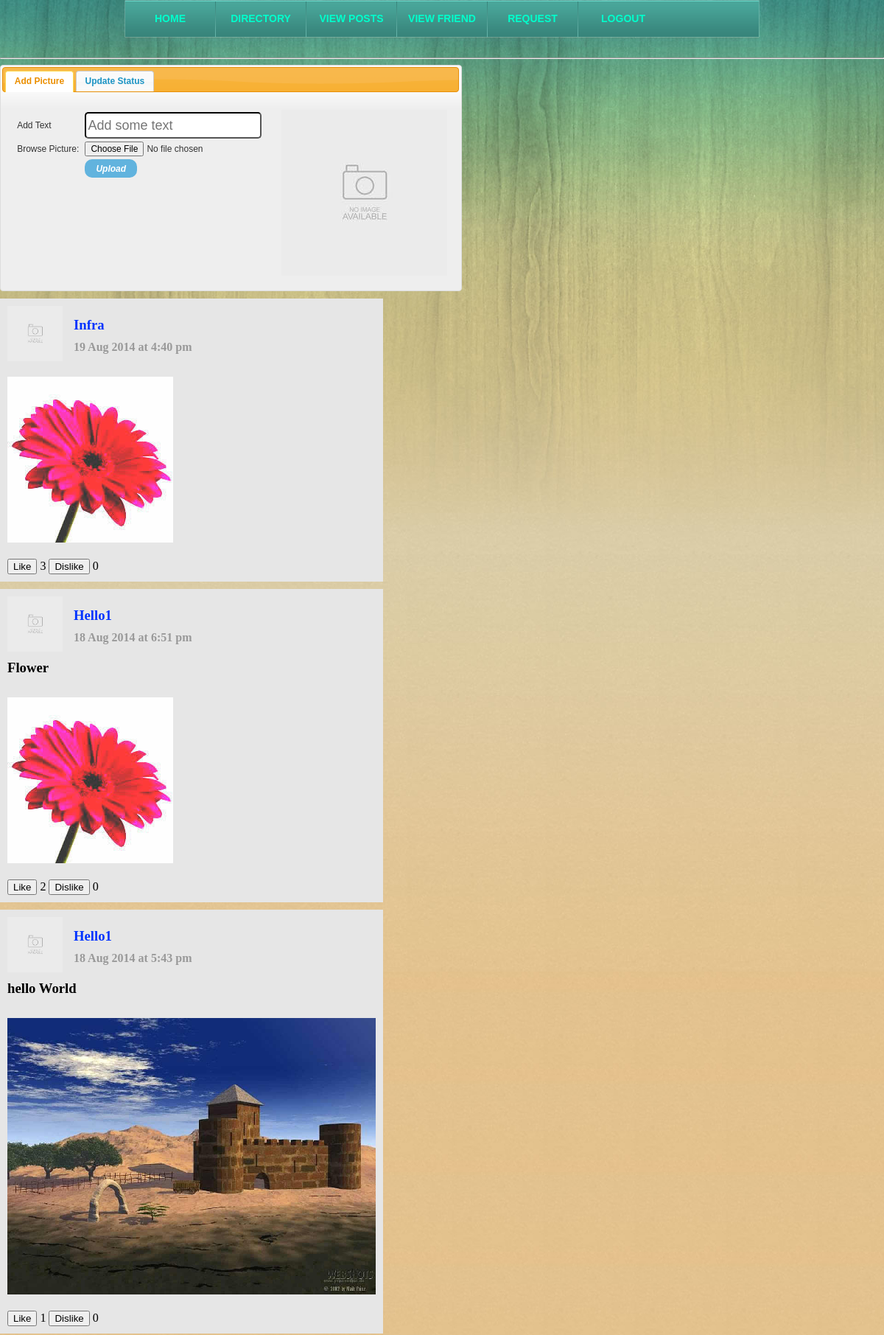
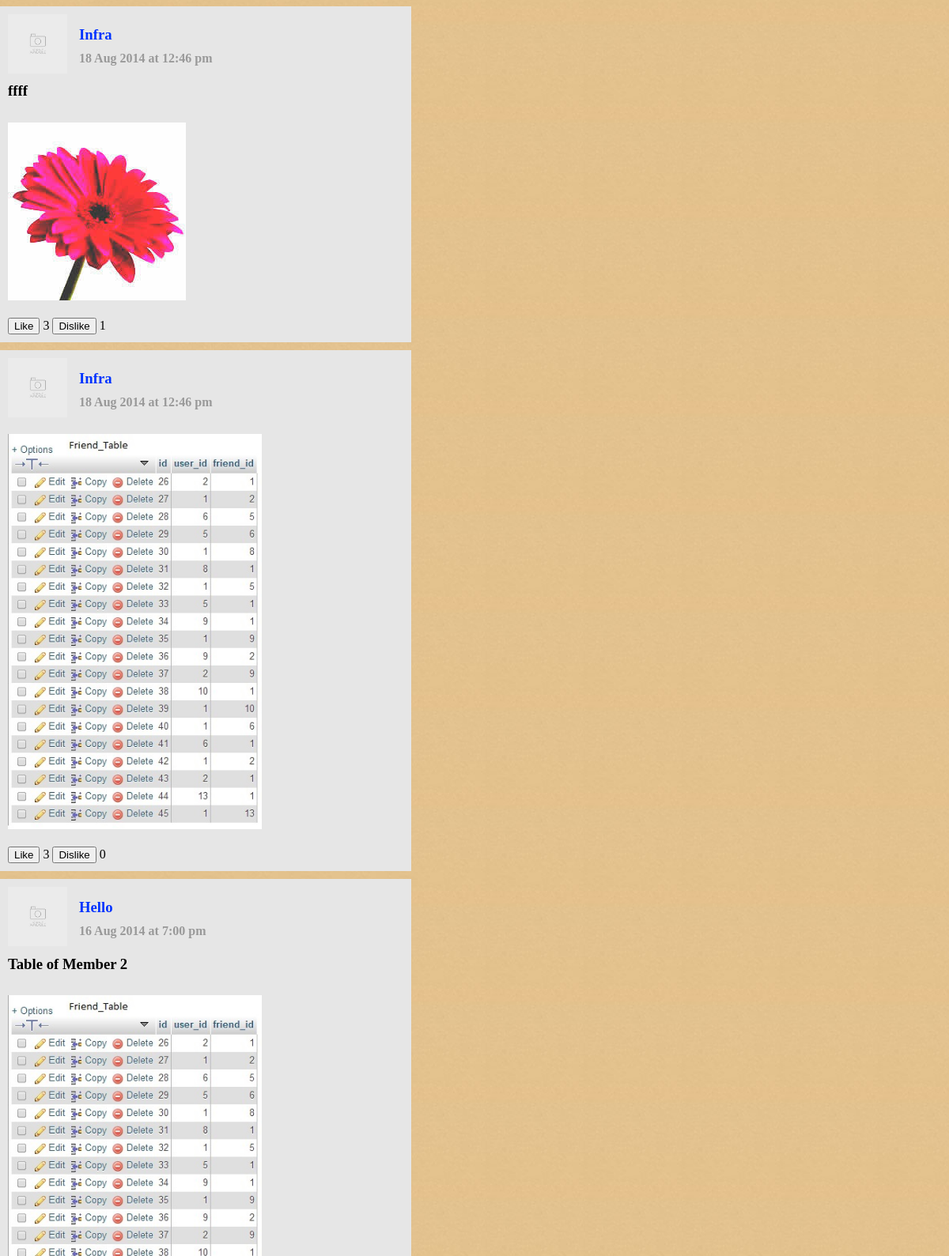
Screenshot of /post.php (signed in, upper part) with the database file from the repository (2 pictures, top to bottom).
### tables this page shows
CREATE TABLE IF NOT EXISTS `post_table` (
  `post_id` int(10) NOT NULL AUTO_INCREMENT,
  `user_id` int(10) NOT NULL,
  `post_type` int(1) NOT NULL,
  `subject` text NOT NULL,
  `post` text NOT NULL,
  `date` date NOT NULL,
  `time` time NOT NULL,
  UNIQUE KEY `post_id_2` (`post_id`),
  KEY `post_id` (`post_id`)
);

CREATE TABLE IF NOT EXISTS `user_table` (
  `user_id` int(11) NOT NULL AUTO_INCREMENT,
  `name` varchar(100) NOT NULL,
  `email` varchar(100) NOT NULL,
  `password` varchar(50) NOT NULL,
  `DOB` date NOT NULL,
  `gender` varchar(10) NOT NULL,
  `user_type` varchar(10) NOT NULL,
  `image` varchar(100) NOT NULL,
  PRIMARY KEY (`user_id`,`email`),
  UNIQUE KEY `user_id` (`user_id`)
);

### post.php (the view, shortened to what this page needs)
 <?php
		if(isset($_SESSION['user_id']))
		{
?>
<!DOCTYPE html>
<head>
 <link rel="stylesheet" href="jquery/jquery-ui.css">
  <link rel="stylesheet" href="jquery/style.css">
</head>
<body>
<main>
<?php include 'header.php'; ?>
<div id="tabs" style="width:620px; height:300px;">
  <ul>
    <li><a id="tabs" href="#tabs-1">Add Picture</a></li>
    <li><a id="tabs" href="#tabs-2">Update Status</a></li>
  </ul>
  <div id="tabs-1" >
    <p>
    	<form action="status.php" method="post" enctype="multipart/form-data">
        <table style="float:left; width:350px;" border="0">
        	<tr>
            	<td><label>Add Text</label></td>
                <td><input size="20" type="text" name="add_text" placeholder="Add some text"/>
            </tr>
        	<tr>
        		<td><label>Browse Picture: </label></td>
           		<td> <input colspan="2" type="file" name="uploadedimage" id="uploadedimage" onchange="readURL(this);" accept="image/*" required/></td>
            </tr>
            <tr>
				<td></td>
            	<td><input type="submit" name="Upload_Now" value="Upload" /></td>
            </tr>
        </table>
        </form>
    <img style="float:right;" id="blah" src="img/images.jpg" alt="your image" />
    </p>
  </div>
</div>
<?php
}
		@$user_id = $_SESSION['user_id'];
		$query = "SELECT * FROM post_table WHERE user_id='$user_id' OR user_id IN(SELECT friend_id FROM friend_table WHERE user_id='$user_id')  ORDER BY post_id DESC " or die("ERRRRRRRRORRR = ".mysql_error());
		$result = mysql_query($query) ;
	while($row = mysql_fetch_array($result))
	{
		$post_type = $row['post_type'];
		$post_id = $row['post_id'];
		$postOfUser = $row['user_id'];
		$post= $row['post'];
		 $date = $row['date'];
		$subject = $row['subject'];
		 $f_date  = date("d M Y", strtotime($date));
		 $time = $row['time'];
			 $f_time  = date("g:i a", strtotime($time));
		$user_query = "SELECT * FROM user_table WHERE user_id='$postOfUser'";
		$user_result = mysql_query($user_query) or die("Erron in Query : $user_query ".mysql_error());
		$user_row = mysql_fetch_array($user_result);
	    $name = $user_row['name'];
		$image = $user_row['image'];
		if($image=="" || $image == NULL)
		{
				$image = "img/images.jpg";
		}
					$query1 = "SELECT SUM(pLike) as total FROM like_table WHERE post_id=$post_id";
					$result1 = mysql_query($query1)or die("INFRA ".mysql_error());
					$r1 = mysql_num_rows($result1);
					if($r1>0)
					{
						$row1 = mysql_fetch_array($result1);
						 $like = $row1['total'];
					}
					else
					{
						$like = 0;
					}
					$query2 = "SELECT SUM(pDislike) as total2 FROM like_table WHERE post_id=$post_id";
					$result2 = mysql_query($query2) or die(mysql_error());
					if(mysql_num_rows($result2)>0)
					{
						$row2 = mysql_fetch_array($result2);
						$dislike = $row2['total2'];
					}
					else
					{
						$dislike = 0;
					}
		?>
        <section style="width:500px; margin-top:10px; background-color:#E6E6E6; padding:10px;">
        <img style="width:75px; height:75px; float:left; " src="<?php echo $image; ?>"/>
         <h3 style="margin:0 auto; margin-left:90px; margin-top:15px; color:#03F;"><?php echo $name; ?></h3>
        <h4 style=" color:#999; margin-left:90px; margin-top:10px;"><?php echo $f_date; ?> at <?php echo $f_time;?></h4>
        <?php
			if($subject != "" || $subject !=NULL)
			{
					echo "<h3>$subject</h3>";
			}
			if($post_type==1)
			{
		?>
		<img style="margin-top:10px; max-height:500px; max-width:500px; "  src='<?php echo $post; ?>'/>
        <?php
			}
			else
			{
					echo "<h3 style='color:#009;'>$post</h3>";
			}
     echo '<div class="product_flash" id="product_flash_'.$post_id.'">&nbsp;</div>';
        ?>
        	<button id="button" type="submit" value="Like" name="like"
            onClick="changeLikeDislike('like','<?php echo $post_id; ?>','<?php echo $postOfUser; ?>')">Like</button>
         <?php  echo  '<span id="product_like_'.$post_id.'">'.$like.'</span>'; ?>
            <button type="submit" value="Dislike" name="dislike"
             onClick="changeLikeDislike('dislike','<?php echo $post_id; ?>','<?php echo $postOfUser; ?>')">Dislike</button>
         <?php echo  '<span id="product_dislike_'.$post_id.'">'.$dislike.'</span>';
		 echo "</section>";
	}
?>
</main>
</body>
</html>

### post.php (style rules this page uses)
input[type="submit"] { border-radius: 10px; background-color: #61B3DE; border: 0; color: white; font-weight: bold; font-style: italic; padding: 6px 15px 5px; cursor: pointer; }
input[type="text"] { border-color:black; border-radius:5px; height:30px; font-size:18px; color:#060; font-family:"Lucida Sans Unicode", "Lucida Grande", sans-serif; }
main { background:url(include/bg-pattern.jpg) repeat-x center top; }
body,html { margin:0px; background:url(include/bg-body.jpg) repeat left bottom; }

### header.php (style rules this page uses)
body { margin:0; }
img { border:0; }

### rows the page displays
post_table: user_table.name "Infra", date "19 Aug 2014", time "4:40 pm", post (picture), like "3", dislike "0"
post_table: user_table.name "Hello1", date "18 Aug 2014", time "6:51 pm", subject "Flower", post (picture), like "2", dislike "0"
post_table: user_table.name "Hello1", date "18 Aug 2014", time "5:43 pm", subject "hello World", post (picture), like "1", dislike "0"
post_table: user_table.name "Infra", date "18 Aug 2014", time "12:46 pm", subject "ffff", post (picture), like "3", dislike "1"
post_table: user_table.name "Infra", date "18 Aug 2014", time "12:46 pm", post (picture), like "3", dislike "0"
post_table: user_table.name "Hello", date "16 Aug 2014", time "7:00 pm", subject "Table of Member 2", post (picture)
